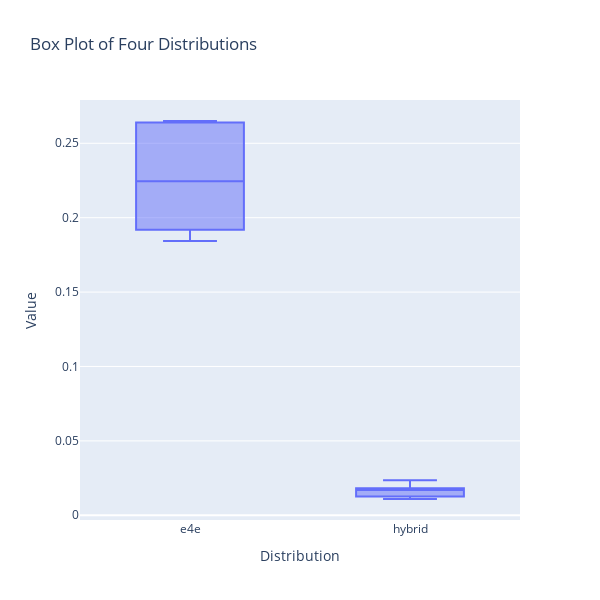

Write notebook code for a chart like this one.
### Code cell
import plotly.express as px
import pandas as pd
import numpy as np



# Generate synthetic data for four distributions
np.random.seed(42)
data = {
    "Category": ["e4e"] * len(sims_e4e) + ["hybrid"] * len(sims_hybrid),
    "Values": (
        sims_e4e.tolist() +  # Distribution A
        sims_hybrid.tolist()  # Distribution B
    )
}

# Convert to a Pandas DataFrame
df = pd.DataFrame(data)

# Create the box plot
fig = px.box(df, x="Category", y="Values", title="Box Plot of Four Distributions",
             labels={"Category": "Distribution", "Values": "Value"},
             boxmode="group")  # Group mode for multiple distributions

# Set the figure size to be square and smaller
fig.update_layout(width=600, height=600)

# Show the figure
fig.show()

### Figure 1 — Plotly figure (JSON) as saved in the notebook; plotly's stock layout.template omitted (floating-point values rounded to 4 significant figures)
{"data": [{"alignmentgroup": "True", "hovertemplate": "Distribution=%{x}<br>Value=%{y}<extra></extra>", "legendgroup": "", "marker": {"color": "#636efa"}, "name": "", "notched": false, "offsetgroup": "", "orientation": "v", "showlegend": false, "type": "box", "x": ["e4e", "e4e", "e4e", "e4e", "e4e", "e4e", "e4e", "e4e", "e4e", "e4e", "hybrid", "hybrid", "hybrid", "hybrid", "hybrid", "hybrid", "hybrid", "hybrid", "hybrid", "hybrid"], "x0": " ", "xaxis": "x", "y": [0.2353, 0.2649, 0.265, 0.1918, 0.2179, 0.2049, 0.1918, 0.2639, 0.2311, 0.1844, 0.01473, 0.02168, 0.02357, 0.01824, 0.01791, 0.01121, 0.01819, 0.01615, 0.01269, 0.01094], "y0": " ", "yaxis": "y"}], "layout": {"boxmode": "group", "height": 600, "legend": {"tracegroupgap": 0}, "title": {"text": "Box Plot of Four Distributions"}, "width": 600, "xaxis": {"anchor": "y", "domain": [0, 1], "title": {"text": "Distribution"}}, "yaxis": {"anchor": "x", "domain": [0, 1], "title": {"text": "Value"}}}}
